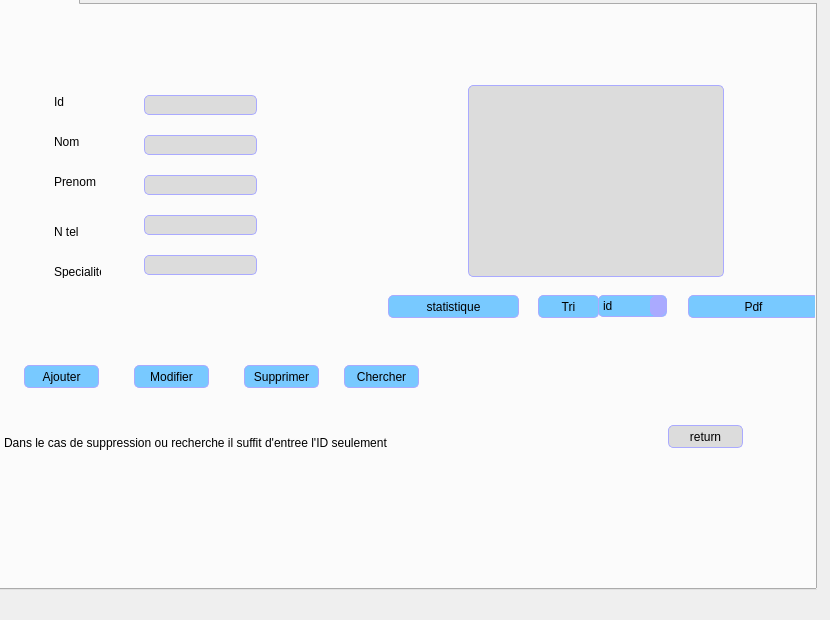
        <widget class="QWidget" name="page_16">
         <widget class="QTabWidget" name="tabWidget_11">
          <property name="geometry">
           <rect>
            <x>-4</x>
            <y>-21</y>
            <width>821</width>
            <height>611</height>
           </rect>
          </property>
          <widget class="QWidget" name="tab_14">
           <attribute name="title">
            <string>Employees</string>
           </attribute>
           <widget class="QPushButton" name="pushButton_26">
            <property name="geometry">
             <rect>
              <x>670</x>
              <y>420</y>
              <width>75</width>
              <height>23</height>
             </rect>
            </property>
            <property name="styleSheet">
             <string notr="true">QPushButton:checked {
    background-color: qlineargradient(spread:pad, x1:0, y1:0, x2:0, y2:1,   stop:0 rgb(120, 201, 255), stop:1 rgb(120, 0, 255))
}

QPushButton:hover {

	
	background-color: rgb(255, 0, 0);
}
QPushButton {
    background-color: rgb(220,220,220);
 border: 1px solid black;
	border-color: rgb(170, 170, 255);
     border-radius: 5px;
}</string>
            </property>
            <property name="text">
             <string>return</string>
            </property>
           </widget>
           <widget class="QLabel" name="label_29">
            <property name="geometry">
             <rect>
              <x>56</x>
              <y>220</y>
              <width>47</width>
              <height>13</height>
             </rect>
            </property>
            <property name="text">
             <string>N tel</string>
            </property>
           </widget>
           <widget class="QPushButton" name="pushButton_64">
            <property name="geometry">
             <rect>
              <x>246</x>
              <y>360</y>
              <width>75</width>
              <height>23</height>
             </rect>
            </property>
            <property name="styleSheet">
             <string notr="true">QPushButton:checked {
    background-color: qlineargradient(spread:pad, x1:0, y1:0, x2:0, y2:1,   stop:0 rgb(120, 201, 255), stop:1 rgb(120, 0, 255))
}

QPushButton:hover {

	background-color: rgb(170, 255, 255);
}
QPushButton {
     background-color: rgb(120, 201, 255); border: 1px solid black;
	border-color: rgb(170, 170, 255);
     border-radius: 5px;
}</string>
            </property>
            <property name="text">
             <string>Supprimer</string>
            </property>
           </widget>
           <widget class="QLabel" name="label_26">
            <property name="geometry">
             <rect>
              <x>56</x>
              <y>90</y>
              <width>47</width>
              <height>13</height>
             </rect>
            </property>
            <property name="text">
             <string>Id</string>
            </property>
           </widget>
           <widget class="QLabel" name="label_30">
            <property name="geometry">
             <rect>
              <x>56</x>
              <y>260</y>
              <width>47</width>
              <height>13</height>
             </rect>
            </property>
            <property name="text">
             <string>Specialite</string>
            </property>
           </widget>
           <widget class="QLabel" name="label_31">
            <property name="geometry">
             <rect>
              <x>6</x>
              <y>430</y>
              <width>451</width>
              <height>16</height>
             </rect>
            </property>
            <property name="text">
             <string>Dans le cas de suppression ou recherche il suffit d'entree l'ID seulement</string>
            </property>
           </widget>
           <widget class="QPushButton" name="pushButton_68">
            <property name="geometry">
             <rect>
              <x>540</x>
              <y>290</y>
              <width>61</width>
              <height>23</height>
             </rect>
            </property>
            <property name="styleSheet">
             <string notr="true">QPushButton:checked {
    background-color: qlineargradient(spread:pad, x1:0, y1:0, x2:0, y2:1,   stop:0 rgb(120, 201, 255), stop:1 rgb(120, 0, 255))
}

QPushButton:hover {

	background-color: rgb(170, 255, 255);
}
QPushButton {
     background-color: rgb(120, 201, 255); border: 1px solid black;
	border-color: rgb(170, 170, 255);
     border-radius: 5px;
}</string>
            </property>
            <property name="text">
             <string>Tri</string>
            </property>
           </widget>
           <widget class="QPushButton" name="pushButton_63">
            <property name="geometry">
             <rect>
              <x>136</x>
              <y>360</y>
              <width>75</width>
              <height>23</height>
             </rect>
            </property>
            <property name="styleSheet">
             <string notr="true">QPushButton:checked {
    background-color: qlineargradient(spread:pad, x1:0, y1:0, x2:0, y2:1,   stop:0 rgb(120, 201, 255), stop:1 rgb(120, 0, 255))
}

QPushButton:hover {

	background-color: rgb(170, 255, 255);
}
QPushButton {
     background-color: rgb(120, 201, 255); border: 1px solid black;
	border-color: rgb(170, 170, 255);
     border-radius: 5px;
}</string>
            </property>
            <property name="text">
             <string>Modifier</string>
            </property>
           </widget>
           <widget class="QLineEdit" name="lineEdit_21">
            <property name="geometry">
             <rect>
              <x>146</x>
              <y>90</y>
              <width>113</width>
              <height>20</height>
             </rect>
            </property>
            <property name="styleSheet">
             <string notr="true">background-color: rgb(220,220,220);
 border: 1px solid black;
	border-color: rgb(170, 170, 255);
     border-radius: 5px;</string>
            </property>
            <property name="maxLength">
             <number>4</number>
            </property>
           </widget>
           <widget class="QPushButton" name="pushButton_62">
            <property name="geometry">
             <rect>
              <x>26</x>
              <y>360</y>
              <width>75</width>
              <height>23</height>
             </rect>
            </property>
            <property name="styleSheet">
             <string notr="true">QPushButton:checked {
    background-color: qlineargradient(spread:pad, x1:0, y1:0, x2:0, y2:1,   stop:0 rgb(120, 201, 255), stop:1 rgb(120, 0, 255))
}

QPushButton:hover {

	background-color: rgb(170, 255, 255);
}
QPushButton {
     background-color: rgb(120, 201, 255); border: 1px solid black;
	border-color: rgb(170, 170, 255);
     border-radius: 5px;
}</string>
            </property>
            <property name="text">
             <string>Ajouter</string>
            </property>
           </widget>
           <widget class="QLineEdit" name="lineEdit_22">
            <property name="geometry">
             <rect>
              <x>146</x>
              <y>130</y>
              <width>113</width>
              <height>20</height>
             </rect>
            </property>
            <property name="styleSheet">
             <string notr="true">background-color: rgb(220,220,220);
 border: 1px solid black;
	border-color: rgb(170, 170, 255);
     border-radius: 5px;</string>
            </property>
           </widget>
           <widget class="QLabel" name="label_27">
            <property name="geometry">
             <rect>
              <x>56</x>
              <y>130</y>
              <width>47</width>
              <height>13</height>
             </rect>
            </property>
            <property name="text">
             <string>Nom</string>
            </property>
           </widget>
           <widget class="QPushButton" name="pushButton_65">
            <property name="geometry">
             <rect>
              <x>346</x>
              <y>360</y>
              <width>75</width>
              <height>23</height>
             </rect>
            </property>
            <property name="styleSheet">
             <string notr="true">QPushButton:checked {
    background-color: qlineargradient(spread:pad, x1:0, y1:0, x2:0, y2:1,   stop:0 rgb(120, 201, 255), stop:1 rgb(120, 0, 255))
}

QPushButton:hover {

	background-color: rgb(170, 255, 255);
}
QPushButton {
     background-color: rgb(120, 201, 255); border: 1px solid black;
	border-color: rgb(170, 170, 255);
     border-radius: 5px;
}</string>
            </property>
            <property name="text">
             <string>Chercher</string>
            </property>
           </widget>
           <widget class="QLineEdit" name="lineEdit_25">
            <property name="geometry">
             <rect>
              <x>146</x>
              <y>250</y>
              <width>113</width>
              <height>20</height>
             </rect>
            </property>
            <property name="styleSheet">
             <string notr="true">background-color: rgb(220,220,220);
 border: 1px solid black;
	border-color: rgb(170, 170, 255);
     border-radius: 5px;</string>
            </property>
           </widget>
           <widget class="QLineEdit" name="lineEdit_23">
            <property name="geometry">
             <rect>
              <x>146</x>
              <y>170</y>
              <width>113</width>
              <height>20</height>
             </rect>
            </property>
            <property name="styleSheet">
             <string notr="true">background-color: rgb(220,220,220);
 border: 1px solid black;
	border-color: rgb(170, 170, 255);
     border-radius: 5px;</string>
            </property>
           </widget>
           <widget class="QLineEdit" name="lineEdit_24">
            <property name="geometry">
             <rect>
              <x>146</x>
              <y>210</y>
              <width>113</width>
              <height>20</height>
             </rect>
            </property>
            <property name="styleSheet">
             <string notr="true">background-color: rgb(220,220,220);
 border: 1px solid black;
	border-color: rgb(170, 170, 255);
     border-radius: 5px;</string>
            </property>
           </widget>
           <widget class="QLabel" name="label_28">
            <property name="geometry">
             <rect>
              <x>56</x>
              <y>170</y>
              <width>47</width>
              <height>13</height>
             </rect>
            </property>
            <property name="text">
             <string>Prenom</string>
            </property>
           </widget>
           <widget class="QPushButton" name="pushButton_66">
            <property name="geometry">
             <rect>
              <x>390</x>
              <y>290</y>
              <width>131</width>
              <height>23</height>
             </rect>
            </property>
            <property name="styleSheet">
             <string notr="true">QPushButton:checked {
    background-color: qlineargradient(spread:pad, x1:0, y1:0, x2:0, y2:1,   stop:0 rgb(120, 201, 255), stop:1 rgb(120, 0, 255))
}

QPushButton:hover {

	background-color: rgb(170, 255, 255);
}
QPushButton {
     background-color: rgb(120, 201, 255); border: 1px solid black;
	border-color: rgb(170, 170, 255);
     border-radius: 5px;
}</string>
            </property>
            <property name="text">
             <string>statistique</string>
            </property>
           </widget>
           <widget class="QPushButton" name="pushButton_67">
            <property name="geometry">
             <rect>
              <x>690</x>
              <y>290</y>
              <width>131</width>
              <height>23</height>
             </rect>
            </property>
            <property name="styleSheet">
             <string notr="true">QPushButton:checked {
    background-color: qlineargradient(spread:pad, x1:0, y1:0, x2:0, y2:1,   stop:0 rgb(120, 201, 255), stop:1 rgb(120, 0, 255))
}

QPushButton:hover {

	background-color: rgb(170, 255, 255);
}
QPushButton {
     background-color: rgb(120, 201, 255); border: 1px solid black;
	border-color: rgb(170, 170, 255);
     border-radius: 5px;
}</string>
            </property>
            <property name="text">
             <string>Pdf</string>
            </property>
           </widget>
           <widget class="QTableView" name="tableView_6">
            <property name="geometry">
             <rect>
              <x>470</x>
              <y>80</y>
              <width>256</width>
              <height>192</height>
             </rect>
            </property>
            <property name="styleSheet">
             <string notr="true">background-color: rgb(220,220,220);
 border: 1px solid black;
	border-color: rgb(170, 170, 255);
     border-radius: 5px;</string>
            </property>
           </widget>
           <widget class="QComboBox" name="comboBox_2">
            <property name="geometry">
             <rect>
              <x>600</x>
              <y>290</y>
              <width>69</width>
              <height>22</height>
             </rect>
            </property>
            <property name="styleSheet">
             <string notr="true">QComboBox
{
  
  background-color: rgb(120, 201, 255); border: 1px solid black;
	border-color: rgb(170, 170, 255);
     border-radius: 5px;
}


QComboBox:hover, QPushButton:hover
{
    background-color:rgb(120, 201, 255);; border: 1px solid black;
	border-color: rgb(170, 170, 255);
     border-radius: 5px;
}

QComboBox:editable {
    background-color: rgb(120, 201, 255); border: 1px solid black;
	border-color: rgb(170, 170, 255);
     border-radius: 5px;
}

QComboBox:on
{
    background-color:rgb(120, 201, 255); border: 1px solid black;
	border-color: rgb(170, 170, 255);
     border-radius: 5px;
}

QComboBox:!on
{
    background-color: rgb(120, 201, 255); border: 1px solid black;
	border-color: rgb(170, 170, 255);
     border-radius: 5px;
}

QComboBox QAbstractItemView
{
     background-color:rgb(120, 201, 255); border: 1px solid black;
	border-color: rgb(170, 170, 255);
     border-radius: 5px;
}

QComboBox::drop-down
{
      background-color: rgb(170, 170, 255); border: 1px solid black;
	border-color: rgb(170, 170, 255);
     border-radius: 5px;
 }

QComboBox::down-arrow, QSpinBox::down-arrow, QTimeEdit::down-arrow, QDateEdit::down-arrow
{
      background-color:rgb(170, 170, 255); border: 1px solid black;
	border-color: rgb(170, 170, 255);
     border-radius: 5px;
}</string>
            </property>
            <item>
             <property name="text">
              <string>id</string>
             </property>
            </item>
            <item>
             <property name="text">
              <string>nom</string>
             </property>
            </item>
            <item>
             <property name="text">
              <string>prenom</string>
             </property>
            </item>
           </widget>
          </widget>
         </widget>
        </widget>
